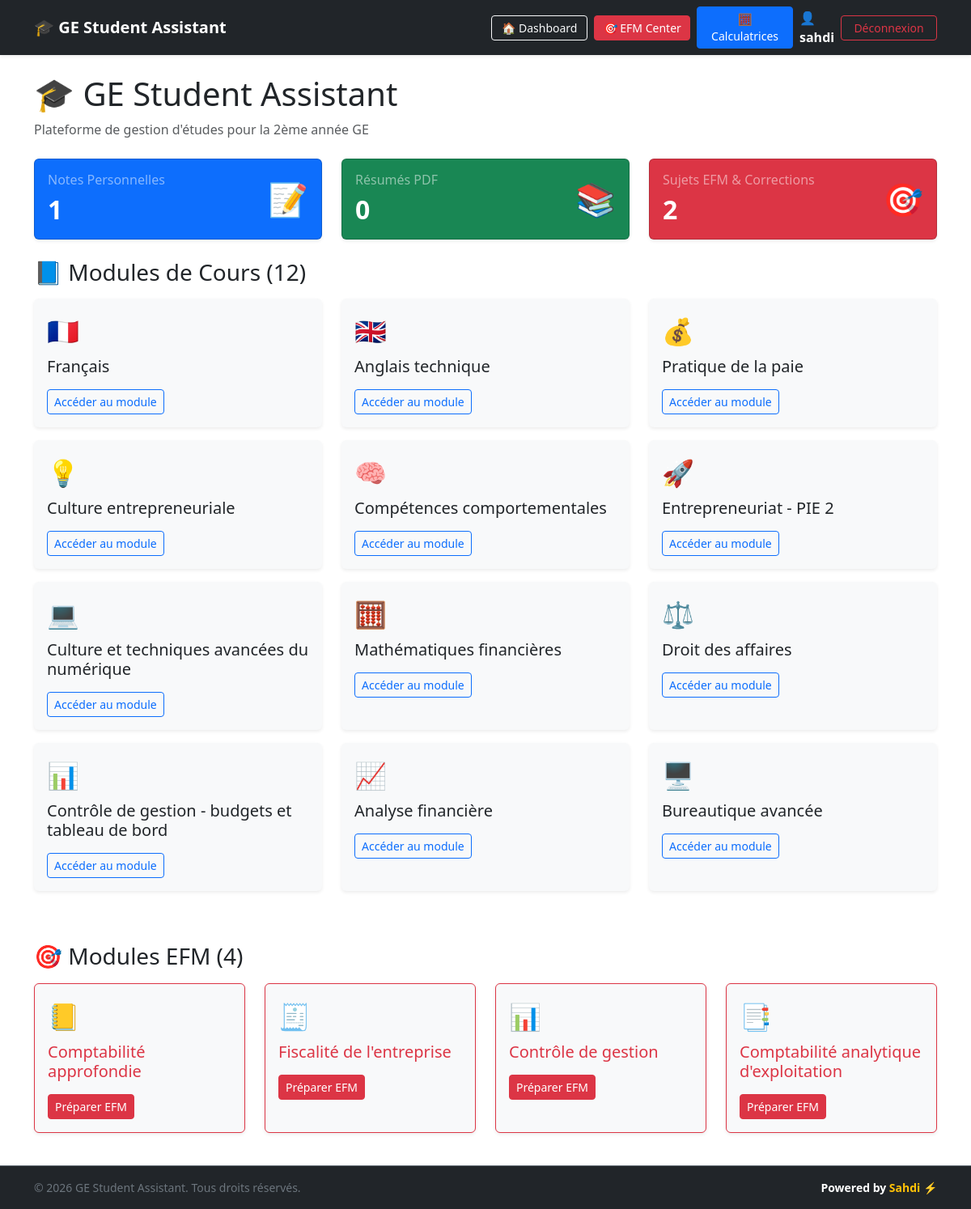
/ (signed in), run on the app's committed database.
### tables this page shows
CREATE TABLE users (
            id INTEGER PRIMARY KEY AUTOINCREMENT,
            username TEXT UNIQUE NOT NULL,
            email TEXT UNIQUE NOT NULL,
            password TEXT NOT NULL,
            is_active INTEGER DEFAULT 1,
            created_at TIMESTAMP DEFAULT CURRENT_TIMESTAMP
        , role TEXT DEFAULT 'student', status TEXT DEFAULT 'Actif');

CREATE TABLE modules (
            id INTEGER PRIMARY KEY AUTOINCREMENT,
            name TEXT NOT NULL,
            type TEXT NOT NULL,
            icon TEXT
        );

### app.py (the view)
@app.route("/")
def index():
    if not g.user:
        return redirect("/login")
    conn = get_db()
    courses = conn.execute(
        "SELECT * FROM modules WHERE type = 'Cours'"
    ).fetchall()
    efms = conn.execute(
        "SELECT * FROM modules WHERE type = 'EFM'"
    ).fetchall()
    total_notes = conn.execute(
        "SELECT COUNT(*) FROM notes WHERE user_id = ?", (g.user["id"],)
    ).fetchone()[0]
    total_resumes = conn.execute(
        "SELECT COUNT(*) FROM resumes"
    ).fetchone()[0]
    total_efm_files = conn.execute(
        "SELECT COUNT(*) FROM efm_files"
    ).fetchone()[0]
    conn.close()
    stats = {
        "notes": total_notes,
        "resumes": total_resumes,
        "efm_files": total_efm_files,
    }
    return render_template(
        "index.html", courses=courses, efms=efms, stats=stats
    )

### app.py (called while the page is built)
def get_db():
    conn = sqlite3.connect("database.db")
    conn.row_factory = sqlite3.Row
    return conn

@app.before_request
def load_logged_in_user():
    user_id = session.get("user_id")
    if user_id is None:
        g.user = None
    else:
        conn = get_db()
        g.user = conn.execute("SELECT * FROM users WHERE id = ?", (user_id,)).fetchone()
        conn.close()

### templates/index.html (shortened to what this page needs)
{% extends "base.html" %}
{% block content %}
<div class="mb-4">
    <h1>🎓 GE Student Assistant</h1>
    <p class="text-muted">Plateforme de gestion d'études pour la 2ème année GE</p>
</div>
<div class="row mb-4">
    <div class="col-md-4 mb-3 mb-md-0">
        <a href="/all-notes" class="text-decoration-none">
            <div class="card bg-primary text-white shadow-sm h-100 card-hover" style="cursor: pointer; transition: transform 0.2s;">
                <div class="card-body d-flex justify-content-between align-items-center">
                    <div>
                        <h6 class="card-title mb-0 text-white-50">Notes Personnelles</h6>
                        <h2 class="mt-2 mb-0 fw-bold text-white">{{ stats.notes }}</h2>
                    </div>
                    <div class="fs-1">📝</div>
                </div>
            </div>
        </a>
    </div>
    <div class="col-md-4 mb-3 mb-md-0">
        <a href="/all-resumes" class="text-decoration-none">
            <div class="card bg-success text-white shadow-sm h-100 card-hover" style="cursor: pointer; transition: transform 0.2s;">
                <div class="card-body d-flex justify-content-between align-items-center">
                    <div>
                        <h6 class="card-title mb-0 text-white-50">Résumés PDF</h6>
                        <h2 class="mt-2 mb-0 fw-bold text-white">{{ stats.resumes }}</h2>
                    </div>
                    <div class="fs-1">📚</div>
                </div>
            </div>
        </a>
    </div>
    <div class="col-md-4">
        <a href="/all-efms" class="text-decoration-none">
            <div class="card bg-danger text-white shadow-sm h-100 card-hover" style="cursor: pointer; transition: transform 0.2s;">
                <div class="card-body d-flex justify-content-between align-items-center">
                    <div>
                        <h6 class="card-title mb-0 text-white-50">Sujets EFM & Corrections</h6>
                        <h2 class="mt-2 mb-0 fw-bold text-white">{{ stats.efm_files }}</h2>
                    </div>
                    <div class="fs-1">🎯</div>
                </div>
            </div>
        </a>
    </div>
</div>
<h3 class="mb-3">📘 Modules de Cours (12)</h3>
<div class="row mb-5">
    {% for module in courses %}
    <div class="col-md-4 mb-3">
        <div class="card shadow-sm h-100 border-0 bg-light">
            <div class="card-body">
                <div class="fs-2">{{ module["icon"] }}</div>
                <h5 class="card-title mt-2">{{ module["name"] }}</h5>
                <a href="/module/{{ module['id'] }}" class="btn btn-outline-primary btn-sm mt-2">Accéder au module</a>
            </div>
        </div>
    </div>
    {% endfor %}
</div>
<h3 class="mb-3">🎯 Modules EFM (4)</h3>
<div class="row">
    {% for module in efms %}
    <div class="col-md-3 mb-3">
        <div class="card shadow-sm h-100 border-danger bg-light">
            <div class="card-body">
                <div class="fs-2">{{ module["icon"] }}</div>
                <h5 class="card-title text-danger mt-2">{{ module["name"] }}</h5>
                <a href="/efm/{{ module['id'] }}" class="btn btn-danger btn-sm mt-2">Préparer EFM</a>
            </div>
        </div>
    </div>
    {% endfor %}
</div>
{% endblock %}

### templates/base.html (shortened to what this page needs)
<!DOCTYPE html>
<html lang="fr">
<head>
    <link href="https://cdn.jsdelivr.net/npm/bootstrap@5.3.0/dist/css/bootstrap.min.css" rel="stylesheet">
    <link rel="stylesheet" href="https://cdnjs.cloudflare.com/ajax/libs/font-awesome/6.4.0/css/all.min.css">
</head>
<body class="d-flex flex-column min-vh-100">
    <nav class="navbar navbar-expand-lg navbar-dark bg-dark shadow-sm">
        <div class="container">
            <a class="navbar-brand fw-bold" href="/">🎓 GE Student Assistant</a>
            <div class="collapse navbar-collapse" id="navbarContent">
                <div class="ms-auto d-flex flex-column flex-lg-row align-items-lg-center gap-2 mt-3 mt-lg-0">
                    {% if g.user %}
                        <a href="/" class="btn btn-outline-light btn-sm w-100 w-lg-auto">🏠 Dashboard</a>
                        <a href="/efm" class="btn btn-danger btn-sm w-100 w-lg-auto">🎯 EFM Center</a>
                        <a href="/calculators" class="btn btn-primary btn-sm w-100 w-lg-auto">🧮 Calculatrices</a>
                        <span class="text-white my-1 my-lg-0 text-center text-lg-start">👤 <strong>{{ g.user['username'] }}</strong></span>
                        <a href="/logout" class="btn btn-outline-danger btn-sm w-100 w-lg-auto">Déconnexion</a>
                    {% else %}
                        <a href="/login" class="btn btn-outline-light btn-sm w-100 w-lg-auto">🔐 Connexion</a>
                        <a href="/register" class="btn btn-success btn-sm w-100 w-lg-auto">📝 Inscription</a>
                    {% endif %}
                </div>
            </div>
        </div>
    </nav>
    <main class="container py-4 flex-grow-1">
        {% block content %}
        {% endblock %}
    </main>
    <footer class="bg-dark text-white text-center py-3 border-top border-secondary mt-auto">
        <div class="container d-flex flex-column flex-md-row justify-content-between align-items-center gap-2">
            <small class="text-secondary">
                © 2026 GE Student Assistant. Tous droits réservés.
            </small>
            <small class="fw-semibold">
                Powered by <span class="text-warning fw-bold">Sahdi</span> ⚡
            </small>
        </div>
    </footer>
</body>
</html>

### data on the page
users: user.username "sahdi"
modules: icon "🇫🇷", name "Français"
modules: icon "🇬🇧", name "Anglais technique"
modules: icon "💰", name "Pratique de la paie"
modules: icon "💡", name "Culture entrepreneuriale"
modules: icon "🧠", name "Compétences comportementales"
modules: icon "🚀", name "Entrepreneuriat - PIE 2"
modules: icon "💻", name "Culture et techniques avancées du numérique"
modules: icon "🧮", name "Mathématiques financières"
modules: icon "⚖️", name "Droit des affaires"
modules: icon "📊", name "Contrôle de gestion - budgets et tableau de bord"
modules: icon "📈", name "Analyse financière"
modules: icon "🖥️", name "Bureautique avancée"
modules: icon "📒", name "Comptabilité approfondie"
modules: icon "🧾", name "Fiscalité de l'entreprise"
modules: icon "📊", name "Contrôle de gestion"
modules: icon "📑", name "Comptabilité analytique d'exploitation"

### other printed values
{{ stats.notes }} "1"
{{ stats.resumes }} "0"
{{ stats.efm_files }} "2"
